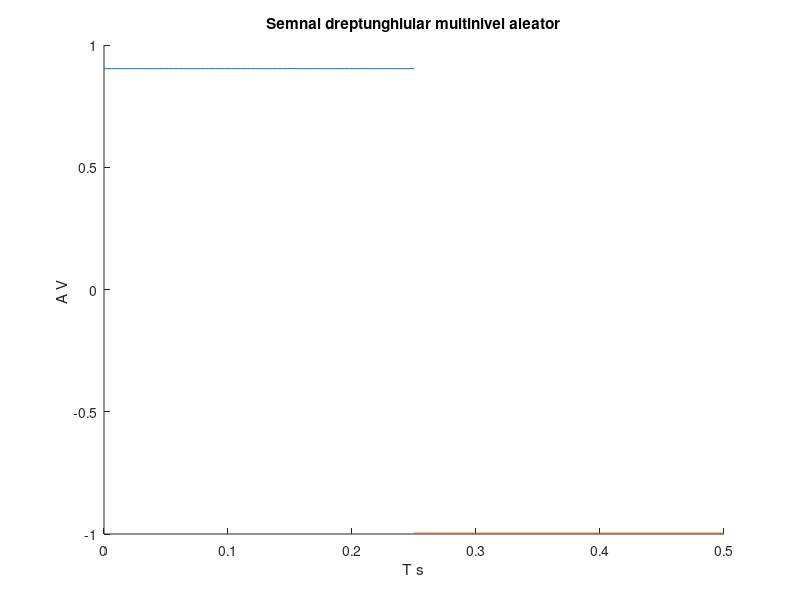

Here is the MATLAB script that generated this plot:
hold on;
%folosesc aceasta intructiune pentru a pastra graficul curent atunci cand
%adaug alt grafic
%temporara de 2ms
r1=rand(1);
r2=rand(1);

t1=0:.002:0.25;
t2=0.25:.002:0.5;
x1=r1*square(2*pi*4*t1,100);
x2=-r2*square(2*pi*4*t2,100);
plot(t1,x1);
plot(t2,x2);
xlabel('T s')
ylabel('A V ')
title('Semnal dreptunghiular multinivel aleator')
%am ales sa reprezint doua perioade, acestea se poate extinde procedand
%aseamnator